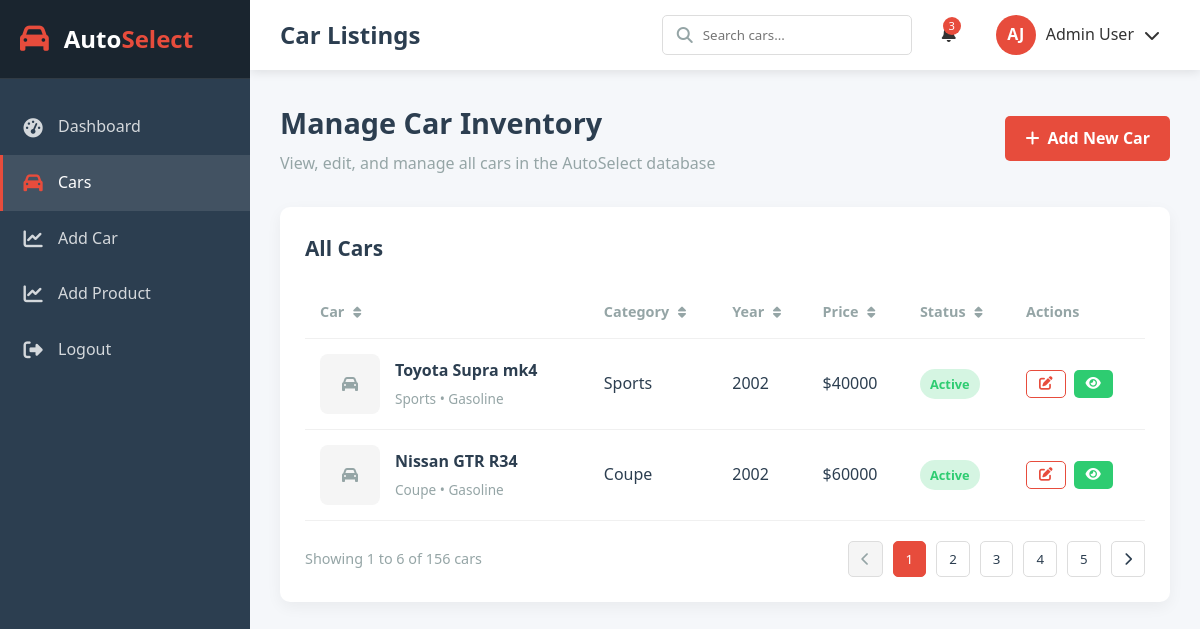
Screenshot of /cars/ with the database file from the repository.
### myapp/models.py (models this page shows, shortened)
class Car(models.Model):
    make=models.CharField(max_length=100)
    model=models.CharField(max_length=100)
    year=models.IntegerField()
    price=models.IntegerField()
    category=models.CharField(max_length=100)
    fuel_type=models.CharField(max_length=100)
    description=models.TextField()
    engine=models.CharField(max_length=100)
    horse_power=models.IntegerField()
    transmission=models.CharField(max_length=100)
    mpg_city=models.CharField(max_length=100)
    mpg_hway=models.CharField(max_length=100)
    features=models.JSONField()
    image=models.ImageField(upload_to="images/")

### myapp/views.py (the view)
# urls.py: path('cars/', views.cars),
def cars(request):
    cars=Car.objects.all()
    return render(request, "admin/cars.html",{'cars':cars})

### myapp/templates/admin/cars.html (shortened to what this page needs)
<!DOCTYPE html>
<html lang="en">
<head>
    <link rel="stylesheet" href="https://cdnjs.cloudflare.com/ajax/libs/font-awesome/6.4.0/css/all.min.css">
</head>
<body>
    <div class="container">
        <div class="sidebar">
            <div class="sidebar-header">
                <i class="fas fa-car"></i>
                <h2>Auto<span>Select</span></h2>
            </div>
            <div class="sidebar-menu">
                <a href="/adminp/" class="menu-item">
                    <i class="fas fa-tachometer-alt"></i>
                    <span>Dashboard</span>
                </a>
                <a href="/cars/" class="menu-item active">
                    <i class="fas fa-car"></i>
                    <span>Cars</span>
                </a>
                <a href="/add-car/" class="menu-item">
                    <i class="fas fa-chart-line"></i>
                    <span>Add Car</span>
                </a>
                <a href="/add-car/" class="menu-item">
                    <i class="fas fa-chart-line"></i>
                    <span>Add Product</span>
                <a href="/add-product/" class="menu-item">
                    <i class="fas fa-sign-out-alt"></i>
                    <span>Logout</span>
                </a>
            </div>
        </div>
        <div class="main-content">
            <div class="header">
                <div class="header-left">
                    <h1>Car Listings</h1>
                </div>
                <div class="header-right">
                    <div class="search-box">
                        <i class="fas fa-search"></i>
                        <input type="text" placeholder="Search cars...">
                    </div>
                    <div class="notification">
                        <div class="notification-badge">3</div>
                    </div>
                    <div class="user-menu">
                        <div class="user-avatar">AJ</div>
                        <div class="user-name">Admin User</div>
                        <i class="fas fa-chevron-down"></i>
                    </div>
                </div>
            </div>
            <div class="content">
                <div class="page-title">
                    <div>
                        <h2>Manage Car Inventory</h2>
                        <p>View, edit, and manage all cars in the AutoSelect database</p>
                    </div>
                    <a href="/add-car/" class="btn btn-primary">
                        <i class="fas fa-plus"></i> Add New Car
                    </a>
                </div>
                <div class="cars-table-container">
                    <div class="table-header">
                        <h3>All Cars</h3>
                    </div>
                    <table>
                        <thead>
                            <tr>
                                <th>Car <i class="fas fa-sort"></i></th>
                                <th>Category <i class="fas fa-sort"></i></th>
                                <th>Year <i class="fas fa-sort"></i></th>
                                <th>Price <i class="fas fa-sort"></i></th>
                                <th>Status <i class="fas fa-sort"></i></th>
                                <th>Actions</th>
                            </tr>
                        </thead>
                        <tbody>
                        {% for i in cars %}
                            <tr>
                                <td>
                                    <div class="car-info">
                                        <div class="car-image">
                                            <i class="fas fa-car"></i>
                                        </div>
                                        <div class="car-details">
                                            <h4>{{i.make}} {{i.model}}</h4>
                                            <p>{{i.category}} • {{i.fuel_type}}</p>
                                        </div>
                                    </div>
                                </td>
                                <td>{{i.category}}</td>
                                <td>{{i.year}}</td>
                                <td>${{i.price}}</td>
                                <td><span class="status active">Active</span></td>
                                <td>
                                    <div class="action-buttons">
                                        <button class="btn btn-outline btn-sm" onclick="window.location.href='/edit-car/{{i.id}}/'">
                                            <i class="fas fa-edit"></i>
                                        </button>
                                        <button class="btn btn-success btn-sm" onclick="window.location.href='/view-car/{{i.id}}/'">
                                            <i class="fas fa-eye"></i>
                                        </button>
                                    </div>
                                </td>
                            </tr>
                        {% endfor %}
                        </tbody>
                    </table>
                    <div class="pagination">
                        <div class="pagination-info">
                            Showing 1 to 6 of 156 cars
                        </div>
                        <div class="pagination-controls">
                            <button class="pagination-btn" disabled>
                                <i class="fas fa-chevron-left"></i>
                            </button>
                            <button class="pagination-btn active">1</button>
                            <button class="pagination-btn">2</button>
                            <button class="pagination-btn">3</button>
                            <button class="pagination-btn">4</button>
                            <button class="pagination-btn">5</button>
                            <button class="pagination-btn">
                                <i class="fas fa-chevron-right"></i>
                            </button>
                        </div>
                    </div>
                </div>
            </div>
        </div>
    </div>
</body>
</html>

### rows the page displays
Car: make "Toyota", model "Supra mk4", category "Sports", fuel_type "Gasoline", year "2002", price "40000"
Car: make "Nissan", model "GTR R34", category "Coupe", fuel_type "Gasoline", year "2002", price "60000"
